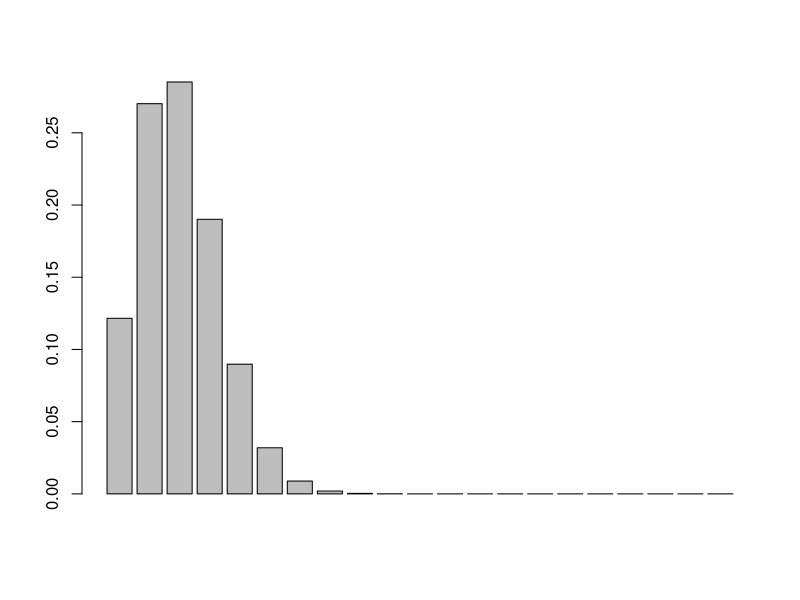
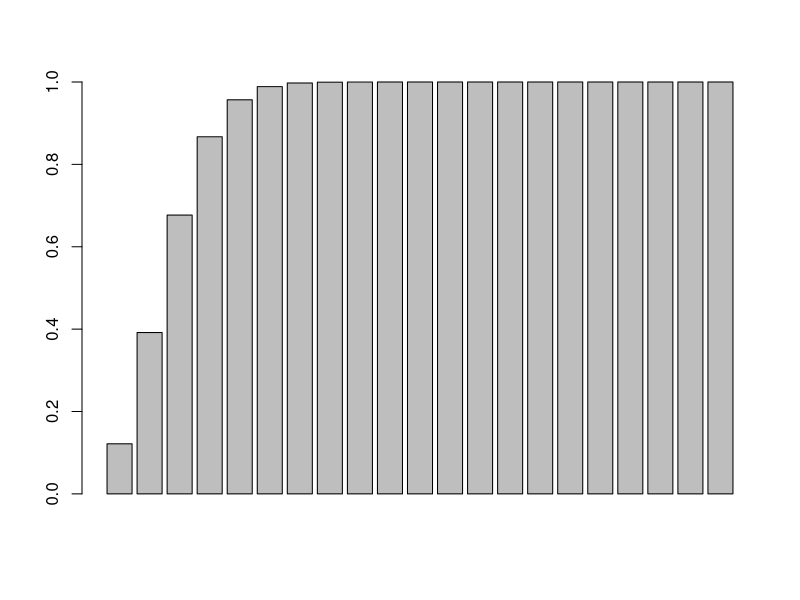
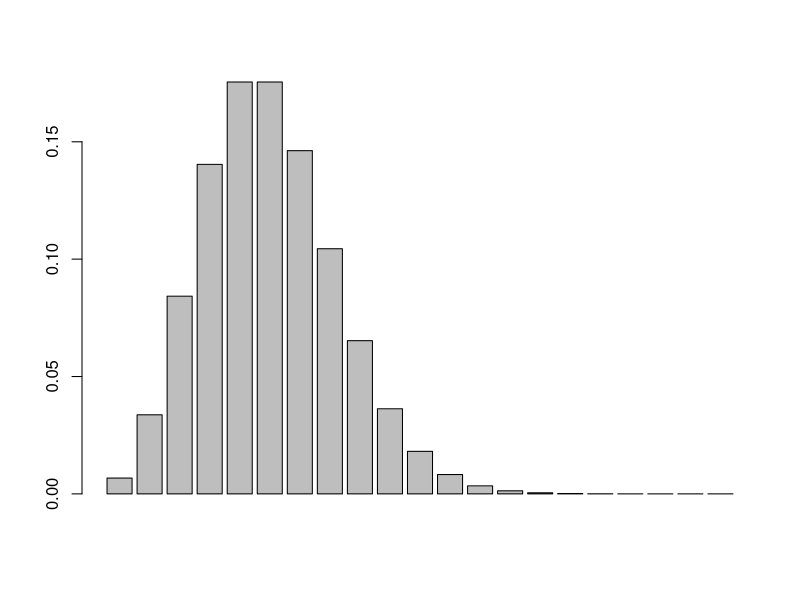

R code for these plots, in order:
x=0:20
p=.1
P_X = dbinom(x,20,p)
sum(P_X)
F_X = pbinom(x,20,p,lower.tail = TRUE)
barplot(P_X)
barplot(F_X)

pois = dpois(x,5)
barplot(pois)
#loi normale
#X~N(10,2)
normalloi = pnorm(12,10,2,lower.tail = T) - pnorm(8,10,2,lower.tail = T)

y = pnorm(12,10,2,lower.tail = T)
z = qnorm(y,10,2,lower.tail = T)
